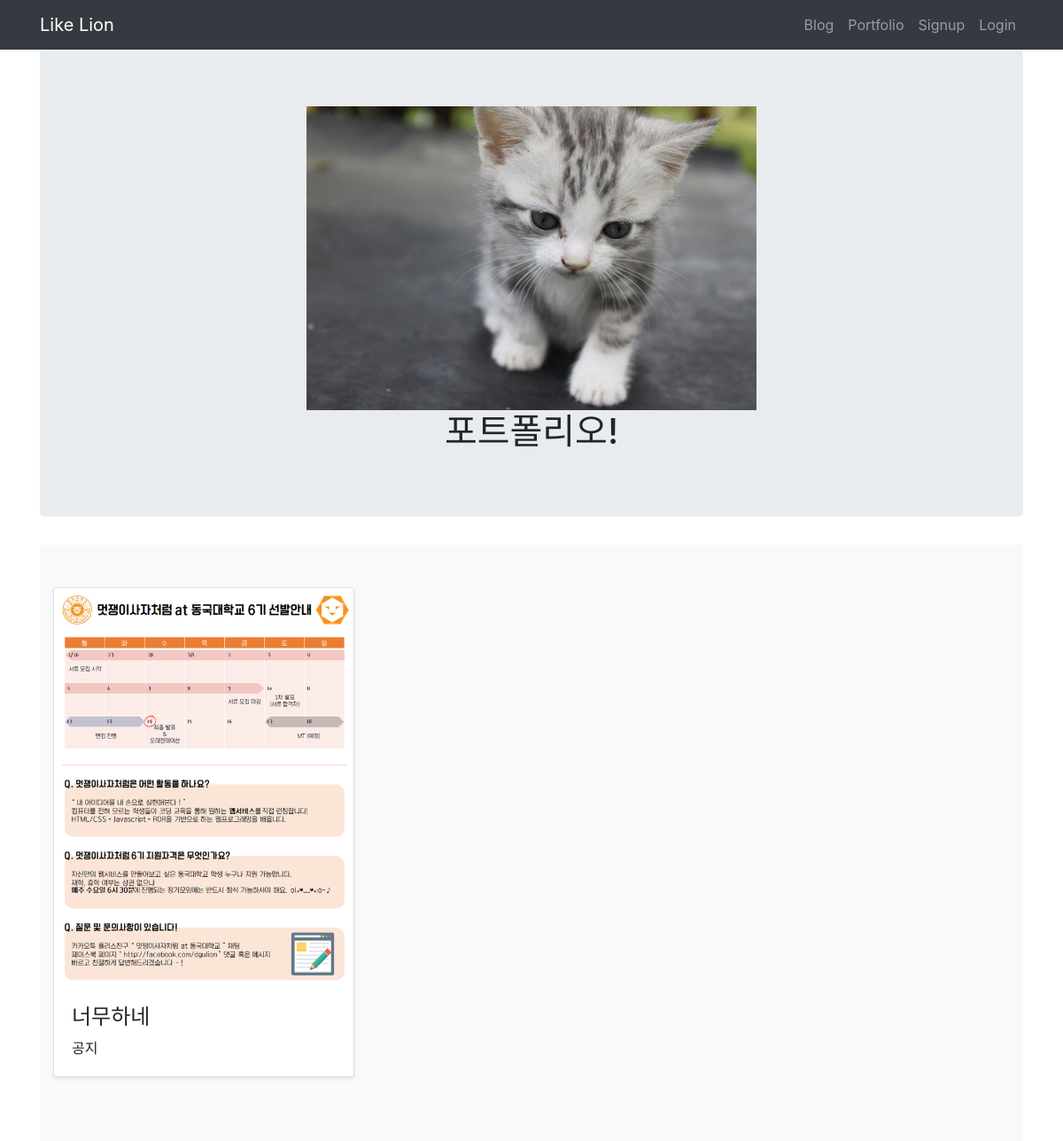
/portfolio/, run on an earlier commit of the app's database.
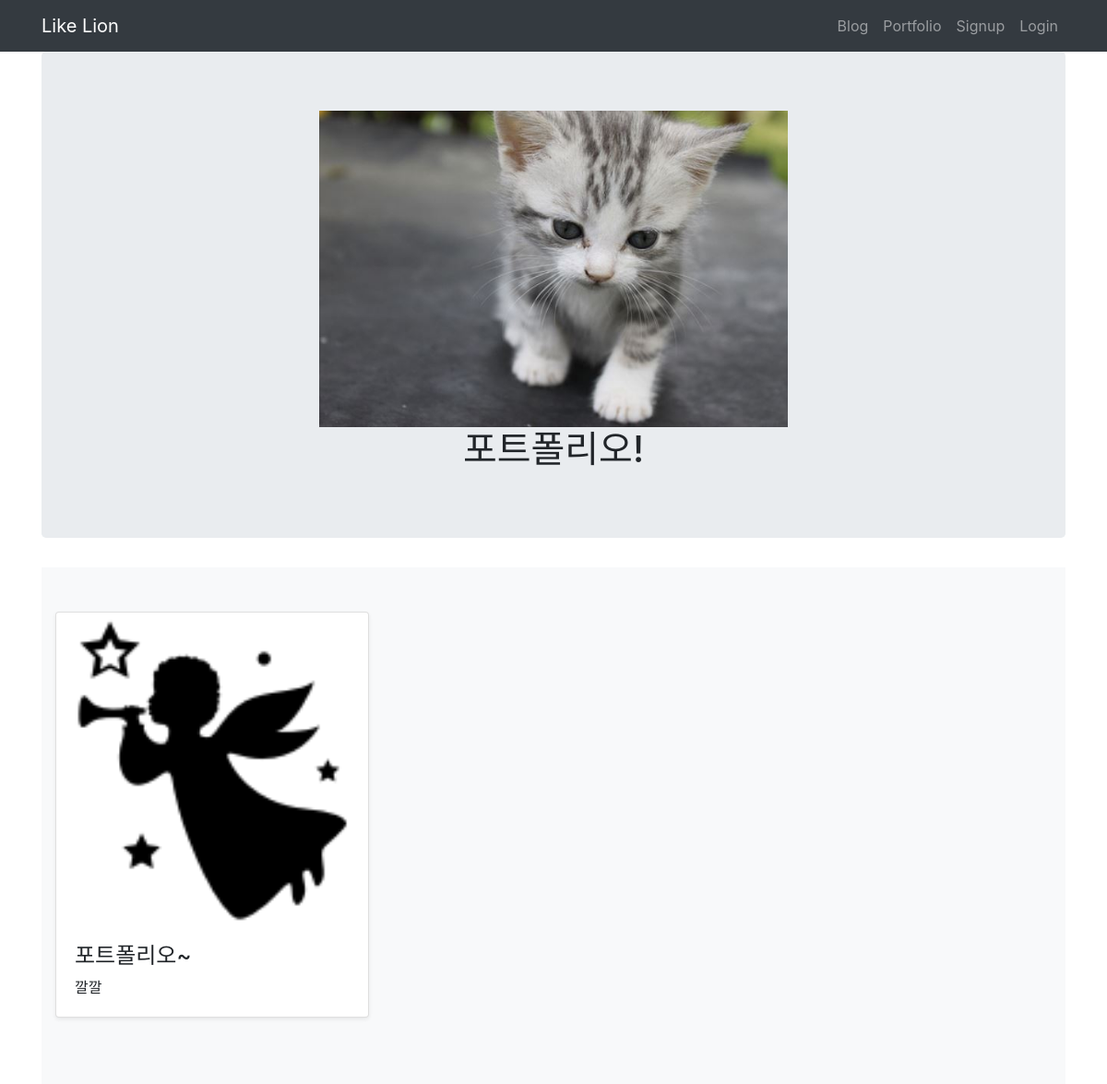
And on a later commit of the database.
### portfolio/models.py (models this page shows, shortened)
class Portfolio(models.Model):
    title = models.CharField(max_length=255)
    image = models.ImageField(upload_to='images/')
    description = models.CharField(max_length=500)

### portfolio/views.py (the view)
# urls.py: path('', views.portfolio, name='portfolio'),
def portfolio(request):
    portfolios = Portfolio.objects
    return render(request, 'portfolio/portfolio.html', {'portfolios': portfolios})

### portfolio/templates/portfolio/portfolio.html
{% extends 'base.html' %}
{% block content %}
{% load staticfiles %}
<main role="main">
    <section class="jumbotron text-center">
        <div class="container">
            <img src="{% static 'cat.jpg' %}" style="width: 50%; height: 50%;" alt="">
            <h1 class="jumbotron-heading">포트폴리오!</h1>
        </div>
    </section>
    <div class="album py-5 bg-light">
        <div class="container">
            <div class="row">
            {% for portfolio in portfolios.all %}
              <div class="col-md-4">
                <div class="card mb-4 shadow-sm">
                  <img class="card-img-top" src="{{ portfolio.image.url }}" alt=" Card image cap">
                  <div class="card-body">
                    <h4>{{ portfolio.title }}</h4>
                    <p class="card-text">{{ portfolio.description }}</p>
                  </div>
                </div>
              </div>
          {% endfor %}
          </div>
        </div>
      </div>
</main>
{% endblock %}

### secondproject/templates/base.html (shortened to what this page needs)
{% load staticfiles %}
<!DOCTYPE html>
<html lang="en">
<head>
    <link rel="stylesheet" href="https://stackpath.bootstrapcdn.com/bootstrap/4.1.3/css/bootstrap.min.css"
>
</head>
<body>
    <nav class="navbar navbar-expand-lg navbar-dark bg-dark">
        <div class="container">
            <a class="navbar-brand" href="{% url 'blog' %}">Like Lion</a>
            <div class="collapse navbar-collapse" id="navbarNavAltMarkup">
                <ul class="navbar-nav ml-auto">
                    <li class="nav-item">
                        <a class="nav-item nav-link" href="{% url 'blog' %}">Blog</span></a>
                    </li>
                    <li class="nav-item">
                        <a class="nav-item nav-link" href="{% url 'portfolio' %}">Portfolio</a>
                    </li>
                    {% if user.is_authenticated %}
                    <li class="nav-item dropdown">
                        <a class="nav-link dropdown-toggle" id="navbarDropdown" role="button" data-toggle="dropdown"
                            aria-haspopup="true" aria-expanded="false">환영합니다. {{ user.username }} 님!</a>
                        <div class="dropdown-menu" aria-labelledby="navbarDropdown">
                            <a class="dropdown-item" href="{% url 'new' %}">글쓰기</a>
                            <a class="dropdown-item" href="javascript:{document.getElementById('logout').submit()}">Logout</a>
                            <form id="logout" method="POST" action="{% url 'logout' %}">
                                {% csrf_token %} <input type="hidden" />
                            </form>
                        </div>
                    </li>
                    {% else %}
                    <li class="nav-item">
                        <a class="nav-item nav-link" href="{% url 'signup' %}">Signup</a>
                    </li>
                    <li class="nav-item">
                        <a class="nav-item nav-link" href="{% url 'login' %}">Login</a>
                    </li>
                    {% endif %}
                </ul>
            </div>
        </div>
    </nav>
    <div class="container">
        {% block content %}
        {% endblock %}
    </div>
</body>
</html>

What changed in the data, as far as the page shows it:
removed Portfolio: image (picture), title "너무하네", description "공지"
added Portfolio: image (picture), title "포트폴리오~", description "깔깔"
